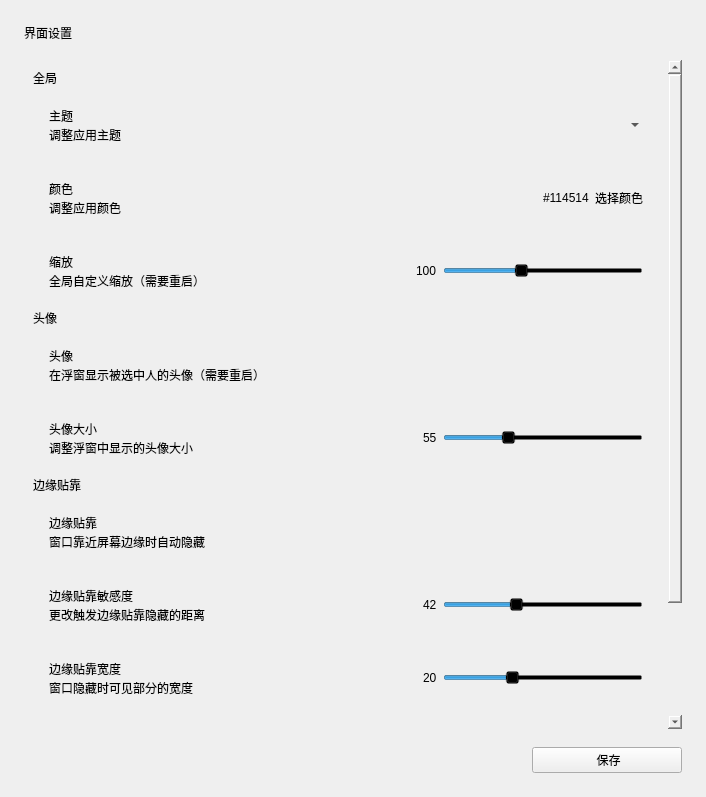
<?xml version="1.0" encoding="UTF-8"?>
<ui version="4.0">
 <class>Form</class>
 <widget class="QWidget" name="Form">
  <property name="geometry">
   <rect>
    <x>0</x>
    <y>0</y>
    <width>706</width>
    <height>797</height>
   </rect>
  </property>
  <property name="sizePolicy">
   <sizepolicy hsizetype="Maximum" vsizetype="Expanding">
    <horstretch>0</horstretch>
    <verstretch>0</verstretch>
   </sizepolicy>
  </property>
  <property name="windowTitle">
   <string>Form</string>
  </property>
  <layout class="QVBoxLayout" name="verticalLayout_2">
   <property name="spacing">
    <number>18</number>
   </property>
   <property name="leftMargin">
    <number>24</number>
   </property>
   <property name="topMargin">
    <number>24</number>
   </property>
   <property name="rightMargin">
    <number>24</number>
   </property>
   <property name="bottomMargin">
    <number>24</number>
   </property>
   <item>
    <widget class="TitleLabel" name="TitleLabel">
     <property name="text">
      <string>界面设置</string>
     </property>
    </widget>
   </item>
   <item>
    <widget class="SmoothScrollArea" name="wg_scroll">
     <property name="styleSheet">
      <string notr="true">background: transparent; border: none</string>
     </property>
     <property name="widgetResizable">
      <bool>true</bool>
     </property>
     <widget class="QWidget" name="scrollAreaWidgetContents">
      <property name="geometry">
       <rect>
        <x>0</x>
        <y>0</y>
        <width>642</width>
        <height>812</height>
       </rect>
      </property>
      <layout class="QVBoxLayout" name="verticalLayout_9">
       <item>
        <layout class="QVBoxLayout" name="verticalLayout_3">
         <property name="spacing">
          <number>3</number>
         </property>
         <item>
          <widget class="SubtitleLabel" name="label">
           <property name="text">
            <string>全局</string>
           </property>
          </widget>
         </item>
         <item>
          <widget class="CardWidget" name="CardWidget_7">
           <property name="minimumSize">
            <size>
             <width>0</width>
             <height>70</height>
            </size>
           </property>
           <layout class="QHBoxLayout" name="horizontalLayout_8">
            <property name="leftMargin">
             <number>16</number>
            </property>
            <property name="topMargin">
             <number>16</number>
            </property>
            <property name="rightMargin">
             <number>16</number>
            </property>
            <property name="bottomMargin">
             <number>16</number>
            </property>
            <item>
             <layout class="QVBoxLayout" name="verticalLayout_12">
              <property name="spacing">
               <number>0</number>
              </property>
              <item>
               <widget class="StrongBodyLabel" name="StrongBodyLabel_10">
                <property name="text">
                 <string>主题</string>
                </property>
               </widget>
              </item>
              <item>
               <widget class="CaptionLabel" name="CaptionLabel_9">
                <property name="text">
                 <string>调整应用主题</string>
                </property>
                <property name="wordWrap">
                 <bool>true</bool>
                </property>
                <property name="lightColor" stdset="0">
                 <color alpha="150">
                  <red>0</red>
                  <green>0</green>
                  <blue>0</blue>
                 </color>
                </property>
                <property name="darkColor" stdset="0">
                 <color alpha="200">
                  <red>255</red>
                  <green>255</green>
                  <blue>255</blue>
                 </color>
                </property>
               </widget>
              </item>
             </layout>
            </item>
            <item>
             <widget class="ComboBox" name="theme">
              <property name="sizePolicy">
               <sizepolicy hsizetype="Maximum" vsizetype="Fixed">
                <horstretch>0</horstretch>
                <verstretch>0</verstretch>
               </sizepolicy>
              </property>
             </widget>
            </item>
           </layout>
          </widget>
         </item>
         <item>
          <widget class="CardWidget" name="CardWidget_8">
           <property name="minimumSize">
            <size>
             <width>0</width>
             <height>70</height>
            </size>
           </property>
           <layout class="QHBoxLayout" name="horizontalLayout_8">
            <property name="leftMargin">
             <number>16</number>
            </property>
            <property name="topMargin">
             <number>16</number>
            </property>
            <property name="rightMargin">
             <number>16</number>
            </property>
            <property name="bottomMargin">
             <number>16</number>
            </property>
            <item>
             <layout class="QVBoxLayout" name="verticalLayout_13">
              <property name="spacing">
               <number>0</number>
              </property>
              <item>
               <widget class="StrongBodyLabel" name="StrongBodyLabel_12">
                <property name="text">
                 <string>颜色</string>
                </property>
               </widget>
              </item>
              <item>
               <widget class="CaptionLabel" name="CaptionLabel_14">
                <property name="text">
                 <string>调整应用颜色</string>
                </property>
                <property name="wordWrap">
                 <bool>true</bool>
                </property>
                <property name="lightColor" stdset="0">
                 <color alpha="150">
                  <red>0</red>
                  <green>0</green>
                  <blue>0</blue>
                 </color>
                </property>
                <property name="darkColor" stdset="0">
                 <color alpha="200">
                  <red>255</red>
                  <green>255</green>
                  <blue>255</blue>
                 </color>
                </property>
               </widget>
              </item>
             </layout>
            </item>
            <item alignment="Qt::AlignRight">
             <widget class="BodyLabel" name="color_label">
              <property name="maximumSize">
               <size>
                <width>100</width>
                <height>32</height>
               </size>
              </property>
              <property name="text">
               <string>#114514</string>
              </property>
             </widget>
            </item>
            <item>
             <widget class="PushButton" name="color">
              <property name="sizePolicy">
               <sizepolicy hsizetype="Maximum" vsizetype="Fixed">
                <horstretch>0</horstretch>
                <verstretch>0</verstretch>
               </sizepolicy>
              </property>
              <property name="text">
               <string>选择颜色</string>
              </property>
             </widget>
            </item>
           </layout>
          </widget>
         </item>
         <item>
          <widget class="CardWidget" name="CardWidget_6">
           <property name="minimumSize">
            <size>
             <width>0</width>
             <height>70</height>
            </size>
           </property>
           <layout class="QHBoxLayout" name="horizontalLayout_8">
            <property name="leftMargin">
             <number>16</number>
            </property>
            <property name="topMargin">
             <number>16</number>
            </property>
            <property name="rightMargin">
             <number>16</number>
            </property>
            <property name="bottomMargin">
             <number>16</number>
            </property>
            <item>
             <layout class="QVBoxLayout" name="verticalLayout_11">
              <property name="spacing">
               <number>0</number>
              </property>
              <item>
               <widget class="StrongBodyLabel" name="StrongBodyLabel_8">
                <property name="text">
                 <string>缩放</string>
                </property>
               </widget>
              </item>
              <item>
               <widget class="CaptionLabel" name="CaptionLabel_8">
                <property name="text">
                 <string>全局自定义缩放（需要重启）</string>
                </property>
                <property name="wordWrap">
                 <bool>true</bool>
                </property>
                <property name="lightColor" stdset="0">
                 <color alpha="150">
                  <red>0</red>
                  <green>0</green>
                  <blue>0</blue>
                 </color>
                </property>
                <property name="darkColor" stdset="0">
                 <color alpha="200">
                  <red>255</red>
                  <green>255</green>
                  <blue>255</blue>
                 </color>
                </property>
               </widget>
              </item>
             </layout>
            </item>
            <item alignment="Qt::AlignRight">
             <widget class="BodyLabel" name="scale_label">
              <property name="maximumSize">
               <size>
                <width>40</width>
                <height>16777215</height>
               </size>
              </property>
              <property name="text">
               <string>100</string>
              </property>
             </widget>
            </item>
            <item>
             <widget class="Slider" name="scale">
              <property name="sizePolicy">
               <sizepolicy hsizetype="Expanding" vsizetype="Fixed">
                <horstretch>0</horstretch>
                <verstretch>0</verstretch>
               </sizepolicy>
              </property>
              <property name="minimumSize">
               <size>
                <width>100</width>
                <height>0</height>
               </size>
              </property>
              <property name="maximumSize">
               <size>
                <width>200</width>
                <height>16777215</height>
               </size>
              </property>
              <property name="minimum">
               <number>50</number>
              </property>
              <property name="maximum">
               <number>180</number>
              </property>
              <property name="value">
               <number>100</number>
              </property>
              <property name="orientation">
               <enum>Qt::Horizontal</enum>
              </property>
             </widget>
            </item>
           </layout>
          </widget>
         </item>
         <item>
          <widget class="SubtitleLabel" name="label_2">
           <property name="text">
            <string>头像</string>
           </property>
          </widget>
         </item>
         <item>
          <widget class="CardWidget" name="CardWidget_11">
           <property name="minimumSize">
            <size>
             <width>0</width>
             <height>70</height>
            </size>
           </property>
           <layout class="QHBoxLayout" name="horizontalLayout_4">
            <property name="leftMargin">
             <number>16</number>
            </property>
            <property name="topMargin">
             <number>16</number>
            </property>
            <property name="rightMargin">
             <number>16</number>
            </property>
            <property name="bottomMargin">
             <number>16</number>
            </property>
            <item>
             <layout class="QVBoxLayout" name="verticalLayout_7">
              <property name="spacing">
               <number>0</number>
              </property>
              <item>
               <widget class="StrongBodyLabel" name="StrongBodyLabel_4">
                <property name="text">
                 <string>头像</string>
                </property>
               </widget>
              </item>
              <item>
               <widget class="CaptionLabel" name="CaptionLabel_12">
                <property name="text">
                 <string>在浮窗显示被选中人的头像（需要重启）</string>
                </property>
                <property name="lightColor" stdset="0">
                 <color alpha="150">
                  <red>0</red>
                  <green>0</green>
                  <blue>0</blue>
                 </color>
                </property>
                <property name="darkColor" stdset="0">
                 <color alpha="200">
                  <red>255</red>
                  <green>255</green>
                  <blue>255</blue>
                 </color>
                </property>
               </widget>
              </item>
             </layout>
            </item>
            <item>
             <widget class="SwitchButton" name="avatar">
              <property name="sizePolicy">
               <sizepolicy hsizetype="Maximum" vsizetype="Fixed">
                <horstretch>0</horstretch>
                <verstretch>0</verstretch>
               </sizepolicy>
              </property>
              <property name="text">
               <string/>
              </property>
             </widget>
            </item>
           </layout>
          </widget>
         </item>
         <item>
          <widget class="CardWidget" name="CardWidget_4">
           <property name="minimumSize">
            <size>
             <width>0</width>
             <height>70</height>
            </size>
           </property>
           <layout class="QHBoxLayout" name="horizontalLayout_4">
            <property name="leftMargin">
             <number>16</number>
            </property>
            <property name="topMargin">
             <number>16</number>
            </property>
            <property name="rightMargin">
             <number>16</number>
            </property>
            <property name="bottomMargin">
             <number>16</number>
            </property>
            <item>
             <layout class="QVBoxLayout" name="verticalLayout_7">
              <property name="spacing">
               <number>0</number>
              </property>
              <item>
               <widget class="StrongBodyLabel" name="StrongBodyLabel_3">
                <property name="text">
                 <string>头像大小</string>
                </property>
               </widget>
              </item>
              <item>
               <widget class="CaptionLabel" name="CaptionLabel_5">
                <property name="text">
                 <string>调整浮窗中显示的头像大小</string>
                </property>
                <property name="lightColor" stdset="0">
                 <color alpha="150">
                  <red>0</red>
                  <green>0</green>
                  <blue>0</blue>
                 </color>
                </property>
                <property name="darkColor" stdset="0">
                 <color alpha="200">
                  <red>255</red>
                  <green>255</green>
                  <blue>255</blue>
                 </color>
                </property>
               </widget>
              </item>
             </layout>
            </item>
            <item alignment="Qt::AlignRight">
             <widget class="BodyLabel" name="avatar_size_label">
              <property name="maximumSize">
               <size>
                <width>40</width>
                <height>16777215</height>
               </size>
              </property>
              <property name="text">
               <string>55</string>
              </property>
             </widget>
            </item>
            <item>
             <widget class="Slider" name="avatar_size">
              <property name="sizePolicy">
               <sizepolicy hsizetype="Expanding" vsizetype="Fixed">
                <horstretch>0</horstretch>
                <verstretch>0</verstretch>
               </sizepolicy>
              </property>
              <property name="minimumSize">
               <size>
                <width>100</width>
                <height>0</height>
               </size>
              </property>
              <property name="maximumSize">
               <size>
                <width>200</width>
                <height>16777215</height>
               </size>
              </property>
              <property name="minimum">
               <number>25</number>
              </property>
              <property name="maximum">
               <number>120</number>
              </property>
              <property name="value">
               <number>55</number>
              </property>
              <property name="orientation">
               <enum>Qt::Horizontal</enum>
              </property>
             </widget>
            </item>
           </layout>
          </widget>
         </item>
         <item>
          <widget class="SubtitleLabel" name="label_3">
           <property name="text">
            <string>边缘贴靠</string>
           </property>
          </widget>
         </item>
         <item>
          <widget class="CardWidget" name="CardWidget_9">
           <property name="minimumSize">
            <size>
             <width>0</width>
             <height>70</height>
            </size>
           </property>
           <layout class="QHBoxLayout" name="horizontalLayout_11">
            <property name="leftMargin">
             <number>16</number>
            </property>
            <property name="topMargin">
             <number>16</number>
            </property>
            <property name="rightMargin">
             <number>16</number>
            </property>
            <property name="bottomMargin">
             <number>16</number>
            </property>
            <item>
             <layout class="QVBoxLayout" name="verticalLayout_15">
              <property name="spacing">
               <number>0</number>
              </property>
              <item>
               <widget class="StrongBodyLabel" name="StrongBodyLabel_9">
                <property name="text">
                 <string>边缘贴靠</string>
                </property>
               </widget>
              </item>
              <item>
               <widget class="CaptionLabel" name="CaptionLabel_10">
                <property name="text">
                 <string>窗口靠近屏幕边缘时自动隐藏</string>
                </property>
                <property name="lightColor" stdset="0">
                 <color alpha="150">
                  <red>0</red>
                  <green>0</green>
                  <blue>0</blue>
                 </color>
                </property>
                <property name="darkColor" stdset="0">
                 <color alpha="200">
                  <red>255</red>
                  <green>255</green>
                  <blue>255</blue>
                 </color>
                </property>
               </widget>
              </item>
             </layout>
            </item>
            <item>
             <widget class="SwitchButton" name="edge_hide">
              <property name="sizePolicy">
               <sizepolicy hsizetype="Maximum" vsizetype="Fixed">
                <horstretch>0</horstretch>
                <verstretch>0</verstretch>
               </sizepolicy>
              </property>
             </widget>
            </item>
           </layout>
          </widget>
         </item>
         <item>
          <widget class="CardWidget" name="CardWidget_10">
           <property name="minimumSize">
            <size>
             <width>0</width>
             <height>70</height>
            </size>
           </property>
           <layout class="QHBoxLayout" name="horizontalLayout_12">
            <property name="leftMargin">
             <number>16</number>
            </property>
            <property name="topMargin">
             <number>16</number>
            </property>
            <property name="rightMargin">
             <number>16</number>
            </property>
            <property name="bottomMargin">
             <number>16</number>
            </property>
            <item>
             <layout class="QVBoxLayout" name="verticalLayout_16">
              <property name="spacing">
               <number>0</number>
              </property>
              <item>
               <widget class="StrongBodyLabel" name="StrongBodyLabel_11">
                <property name="text">
                 <string>边缘贴靠敏感度</string>
                </property>
               </widget>
              </item>
              <item>
               <widget class="CaptionLabel" name="CaptionLabel_11">
                <property name="text">
                 <string>更改触发边缘贴靠隐藏的距离</string>
                </property>
                <property name="lightColor" stdset="0">
                 <color alpha="150">
                  <red>0</red>
                  <green>0</green>
                  <blue>0</blue>
                 </color>
                </property>
                <property name="darkColor" stdset="0">
                 <color alpha="200">
                  <red>255</red>
                  <green>255</green>
                  <blue>255</blue>
                 </color>
                </property>
               </widget>
              </item>
             </layout>
            </item>
            <item alignment="Qt::AlignRight">
             <widget class="BodyLabel" name="edge_distance_label">
              <property name="maximumSize">
               <size>
                <width>40</width>
                <height>16777215</height>
               </size>
              </property>
              <property name="text">
               <string>42</string>
              </property>
             </widget>
            </item>
            <item>
             <widget class="Slider" name="edge_distance">
              <property name="sizePolicy">
               <sizepolicy hsizetype="Expanding" vsizetype="Fixed">
                <horstretch>0</horstretch>
                <verstretch>0</verstretch>
               </sizepolicy>
              </property>
              <property name="minimumSize">
               <size>
                <width>100</width>
                <height>0</height>
               </size>
              </property>
              <property name="maximumSize">
               <size>
                <width>200</width>
                <height>16777215</height>
               </size>
              </property>
              <property name="minimum">
               <number>10</number>
              </property>
              <property name="maximum">
               <number>100</number>
              </property>
              <property name="value">
               <number>42</number>
              </property>
              <property name="orientation">
               <enum>Qt::Horizontal</enum>
              </property>
             </widget>
            </item>
           </layout>
          </widget>
         </item>
         <item>
          <widget class="CardWidget" name="CardWidget_5">
           <property name="minimumSize">
            <size>
             <width>0</width>
             <height>70</height>
            </size>
           </property>
           <layout class="QHBoxLayout" name="horizontalLayout_8">
            <property name="leftMargin">
             <number>16</number>
            </property>
            <property name="topMargin">
             <number>16</number>
            </property>
            <property name="rightMargin">
             <number>16</number>
            </property>
            <property name="bottomMargin">
             <number>16</number>
            </property>
            <item>
             <layout class="QVBoxLayout" name="verticalLayout_10">
              <property name="spacing">
               <number>0</number>
              </property>
              <item>
               <widget class="StrongBodyLabel" name="StrongBodyLabel_7">
                <property name="text">
                 <string>边缘贴靠宽度</string>
                </property>
               </widget>
              </item>
              <item>
               <widget class="CaptionLabel" name="CaptionLabel_7">
                <property name="text">
                 <string>窗口隐藏时可见部分的宽度</string>
                </property>
                <property name="wordWrap">
                 <bool>true</bool>
                </property>
                <property name="lightColor" stdset="0">
                 <color alpha="150">
                  <red>0</red>
                  <green>0</green>
                  <blue>0</blue>
                 </color>
                </property>
                <property name="darkColor" stdset="0">
                 <color alpha="200">
                  <red>255</red>
                  <green>255</green>
                  <blue>255</blue>
                 </color>
                </property>
               </widget>
              </item>
             </layout>
            </item>
            <item alignment="Qt::AlignRight">
             <widget class="BodyLabel" name="hidden_width_label">
              <property name="maximumSize">
               <size>
                <width>40</width>
                <height>16777215</height>
               </size>
              </property>
              <property name="text">
               <string>20</string>
              </property>
             </widget>
            </item>
            <item>
             <widget class="Slider" name="hidden_width">
              <property name="sizePolicy">
               <sizepolicy hsizetype="Expanding" vsizetype="Fixed">
                <horstretch>0</horstretch>
                <verstretch>0</verstretch>
               </sizepolicy>
              </property>
              <property name="minimumSize">
               <size>
                <width>100</width>
                <height>0</height>
               </size>
              </property>
              <property name="maximumSize">
               <size>
                <width>200</width>
                <height>16777215</height>
               </size>
              </property>
              <property name="minimum">
               <number>5</number>
              </property>
              <property name="maximum">
               <number>50</number>
              </property>
              <property name="value">
               <number>20</number>
              </property>
              <property name="orientation">
               <enum>Qt::Horizontal</enum>
              </property>
             </widget>
            </item>
           </layout>
          </widget>
         </item>
         <item>
          <widget class="CardWidget" name="CardWidget_5">
           <property name="minimumSize">
            <size>
             <width>0</width>
             <height>70</height>
            </size>
           </property>
           <layout class="QHBoxLayout" name="horizontalLayout_5">
            <property name="leftMargin">
             <number>16</number>
            </property>
            <property name="topMargin">
             <number>16</number>
            </property>
            <property name="rightMargin">
             <number>16</number>
            </property>
            <property name="bottomMargin">
             <number>16</number>
            </property>
            <item>
             <layout class="QVBoxLayout" name="verticalLayout_8">
              <property name="spacing">
               <number>0</number>
              </property>
              <item>
               <widget class="StrongBodyLabel" name="StrongBodyLabel_5">
                <property name="text">
                 <string>弹性动画</string>
                </property>
               </widget>
              </item>
              <item>
               <widget class="CaptionLabel" name="CaptionLabel_13">
                <property name="text">
                 <string>窗口贴边时使用弹性动画效果</string>
                </property>
                <property name="lightColor" stdset="0">
                 <color alpha="150">
                  <red>0</red>
                  <green>0</green>
                  <blue>0</blue>
                 </color>
                </property>
                <property name="darkColor" stdset="0">
                 <color alpha="200">
                  <red>255</red>
                  <green>255</green>
                  <blue>255</blue>
                 </color>
                </property>
               </widget>
              </item>
             </layout>
            </item>
            <item>
             <widget class="SwitchButton" name="elastic_animation">
              <property name="sizePolicy">
               <sizepolicy hsizetype="Maximum" vsizetype="Fixed">
                <horstretch>0</horstretch>
                <verstretch>0</verstretch>
               </sizepolicy>
              </property>
              <property name="text">
               <string/>
              </property>
             </widget>
            </item>
           </layout>
          </widget>
         </item>
        </layout>
       </item>
       <item>
        <spacer name="verticalSpacer">
         <property name="orientation">
          <enum>Qt::Vertical</enum>
         </property>
         <property name="sizeHint" stdset="0">
          <size>
           <width>17</width>
           <height>75</height>
          </size>
         </property>
        </spacer>
       </item>
      </layout>
     </widget>
    </widget>
   </item>
   <item>
    <layout class="QHBoxLayout" name="horizontalLayout_2">
     <item>
      <spacer name="horizontalSpacer_2">
       <property name="orientation">
        <enum>Qt::Horizontal</enum>
       </property>
       <property name="sizeHint" stdset="0">
        <size>
         <width>40</width>
         <height>20</height>
        </size>
       </property>
      </spacer>
     </item>
     <item>
      <widget class="PrimaryPushButton" name="save_ui">
       <property name="sizePolicy">
        <sizepolicy hsizetype="Maximum" vsizetype="Fixed">
         <horstretch>0</horstretch>
         <verstretch>0</verstretch>
        </sizepolicy>
       </property>
       <property name="minimumSize">
        <size>
         <width>150</width>
         <height>0</height>
        </size>
       </property>
       <property name="text">
        <string> 保存</string>
       </property>
      </widget>
     </item>
    </layout>
   </item>
  </layout>
 </widget>
 <customwidgets>
  <customwidget>
   <class>PrimaryPushButton</class>
   <extends>QPushButton</extends>
   <header>qfluentwidgets</header>
  </customwidget>
  <customwidget>
   <class>SwitchButton</class>
   <extends>QCheckBox</extends>
   <header>qfluentwidgets</header>
  </customwidget>
  <customwidget>
   <class>Slider</class>
   <extends>QSlider</extends>
   <header>qfluentwidgets</header>
  </customwidget>
  <customwidget>
   <class>TitleLabel</class>
   <extends>QLabel</extends>
   <header>qfluentwidgets</header>
  </customwidget>
  <customwidget>
   <class>StrongBodyLabel</class>
   <extends>QLabel</extends>
   <header>qfluentwidgets</header>
  </customwidget>
  <customwidget>
   <class>CaptionLabel</class>
   <extends>QLabel</extends>
   <header>qfluentwidgets</header>
  </customwidget>
  <customwidget>
   <class>CardWidget</class>
   <extends>QFrame</extends>
   <header>qfluentwidgets</header>
   <container>1</container>
  </customwidget>
  <customwidget>
   <class>SmoothScrollArea</class>
   <extends>QScrollArea</extends>
   <header>qfluentwidgets</header>
   <container>1</container>
  </customwidget>
  <customwidget>
   <class>BodyLabel</class>
   <extends>QLabel</extends>
   <header>qfluentwidgets</header>
  </customwidget>
  <customwidget>
   <class>SubtitleLabel</class>
   <extends>QLabel</extends>
   <header>qfluentwidgets</header>
  </customwidget>
  <customwidget>
   <class>ComboBox</class>
   <extends>QComboBox</extends>
   <header>qfluentwidgets</header>
  </customwidget>
  <customwidget>
   <class>PushButton</class>
   <extends>QPushButton</extends>
   <header>qfluentwidgets</header>
  </customwidget>
 </customwidgets>
 <resources/>
 <connections/>
</ui>
